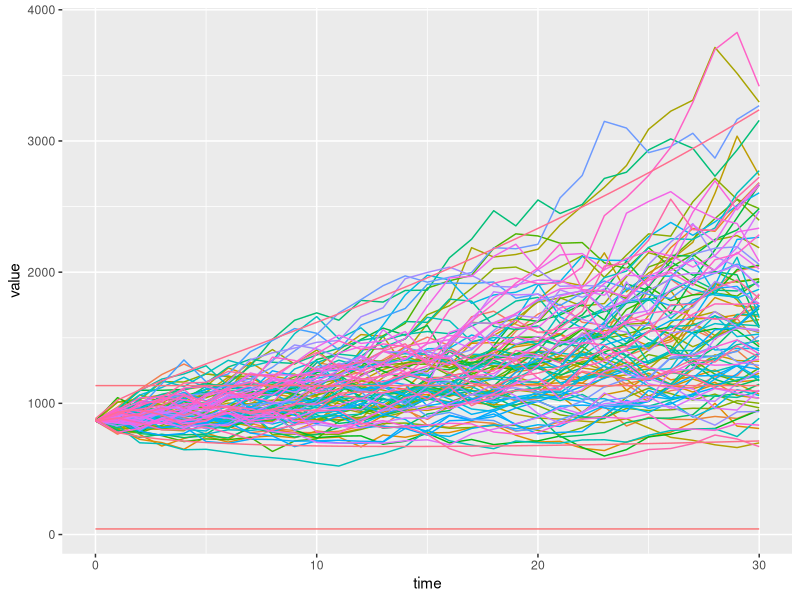

This chart was generated by the following R code:
rm(list=ls())
library(ggplot2)
library(tidyr)
library(purrr)
library(gridExtra)
library(reshape2)
reps = 100
years = 30
dt = 1 
POo = 692*4.2-2040
muPO = 2/100
sigmaPO = 7/100
muES = 5/100
sigmaES = 3/100
conv_cost = 1040*10
delta = 10/100
alphaCI = 1.96
time = seq(0,years,1)

beta = (0.5-(muPO/(sigmaPO^2))) + (((muPO/(sigmaPO^2))-0.5)^2 + ((2*delta)/(sigmaPO^2)))^(1/2)
CAP_deltaPO = (beta*(delta-muPO))/(beta-1)
POstar = conv_cost*CAP_deltaPO  
POstar = rep(POstar, years+1)   

alpha = -(0.5-(muES/(sigmaES^2))) + (((muES/(sigmaES^2))-0.5)^2 + ((2*delta)/(sigmaES^2)))^(1/2)
CAP_deltaES = (alpha*(delta-muES))/(alpha+1)
ESstar = POo*CAP_deltaES
ESstar = rep(ESstar, years+1)   

PO = matrix(NA, reps, years+1)   
PO[, 1] <- POo 
# Simulate geometric brownian motion with m2 as drift and s2 as SD of drift
for(i in 1:reps) {
  for (t in 1:years) {
    PO[i,t+1] = PO[i,t]*(1 + muPO*dt + sigmaPO*sqrt(dt)*rnorm(1, 0, 1))
  }
}

UB_PO = (1+muPO)^(time+1)*(1+alphaCI*sigmaPO)^((time^(1/2)))*POo 
LB_PO = (1+muPO)^(time+1)*(1-alphaCI*sigmaPO)^((time^(1/2)))*POo
max_PO = max(UB_PO)
min_PO = max(LB_PO)
avgPO = mean(UB_PO)

data <- data.frame(cbind( time, t(PO),UB_PO, LB_PO, POstar, ESstar )) 
df2 <- melt(data = data, id.vars = "time")

ggplot(data = df2, aes(x = time, y = value, color=variable)) + 
  geom_line() +
  theme(legend.position="none")



# Function for multiple plots
# lapply(names(data), function(i) {
#   p1<- ggplot(data) +
#    geom_line(aes(time, data[ ,i])) 
#   print(i)
#   print(p1)
#   myplots[[i]] <<- p1
# })


# Work on real option
# What is the price where is not better to plant palm oil? 
# What is the max ES value that makes bad to plant palm oil? 


